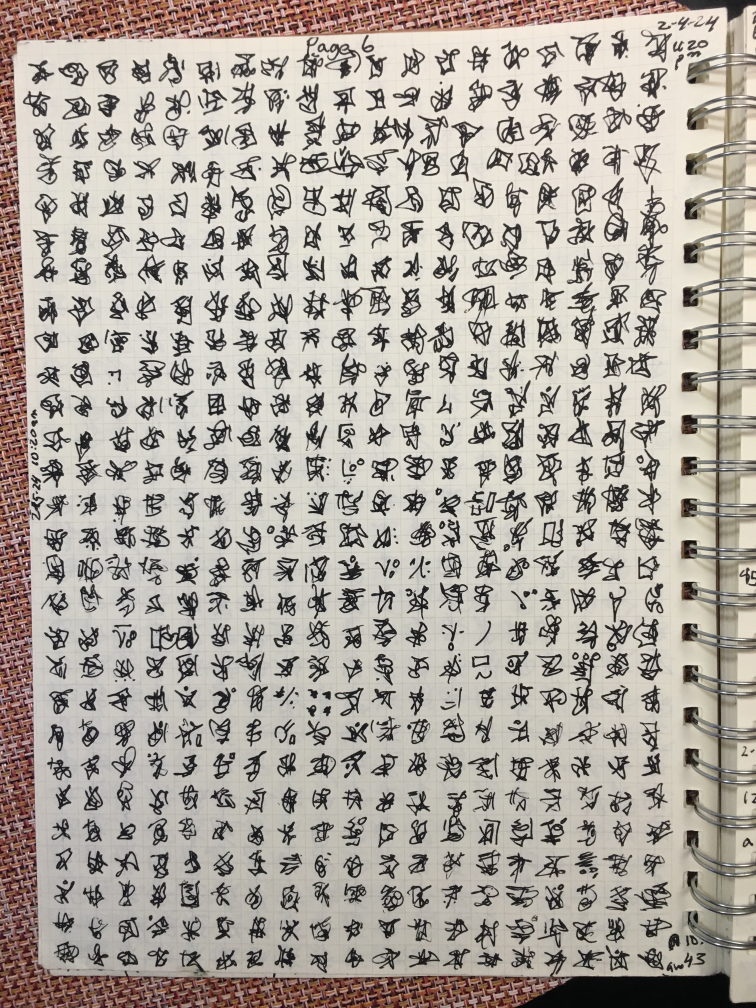
#> input picture IMG_3892.JPG, 3024 x 4032 px (shown at 1/4 size)
$ python scribble_to_video.py IMG_3892.JPG out.avi
#> lines starting #> are read from the running program, lines starting #| are printed output that depends on the picture
#!/usr/bin/env python3
"""
scribble_to_video.py - Convert graph paper scribbles to video frames

This script takes an image of graph paper with scribbles and creates a video
where each scribble becomes a frame in the video. The script automatically
detects the grid lines of the graph paper and uses them to segment the image
into individual scribbles based on grid cell positions.

Author: AI Assistant
"""

import argparse
import os
import sys
import cv2
import numpy as np
from collections import defaultdict


def parse_args():
    """Parse command line arguments."""
    parser = argparse.ArgumentParser(description="Convert graph paper scribbles to video frames.")
    parser.add_argument("input_image", help="Path to the input image file with scribbles on graph paper.")
    parser.add_argument("output_video", help="Path to the output video file.")
    parser.add_argument("--frame-duration", type=float, default=0.5,
                        help="Duration of each frame in seconds. Default: 0.5")
    parser.add_argument("--fps", type=int, default=30,
                        help="Frames per second for the output video. Default: 30")
    parser.add_argument("--min-scribble-size", type=int, default=20,
                        help="Minimum size in pixels to consider as a scribble. Default: 20")
    parser.add_argument("--padding", type=int, default=10,
                        help="Padding around each scribble in pixels. Default: 10")
    parser.add_argument("--output-width", type=int, default=640,
                        help="Width of the output video. Default: 640")
    parser.add_argument("--output-height", type=int, default=480,
                        help="Height of the output video. Default: 480")
    parser.add_argument("--debug", action="store_true",
                        help="Enable debug mode to save intermediate processing images.")

    return parser.parse_args()


def detect_grid(image, debug=False, debug_dir=None):
    """
    Detect grid lines on graph paper.

    Args:
        image: Input image (grayscale)
        debug: Whether to save debug images
        debug_dir: Directory to save debug images

    Returns:
        tuple: (horizontal_lines, vertical_lines) where each is a list of line positions
    """
    # Make a copy for visualization
    vis_image = cv2.cvtColor(image, cv2.COLOR_GRAY2BGR) if debug else None

    # Apply morphological operations to enhance grid lines
    kernel_size = max(1, min(image.shape) // 100)  # Adaptive kernel size based on image dimensions
    kernel = cv2.getStructuringElement(cv2.MORPH_RECT, (kernel_size, kernel_size))

    # Use morphological operations to enhance grid lines
    morph = cv2.morphologyEx(image, cv2.MORPH_CLOSE, kernel)
    morph = cv2.morphologyEx(morph, cv2.MORPH_OPEN, kernel)

    # Edge detection
    edges = cv2.Canny(morph, 50, 150, apertureSize=3)

    if debug:
        cv2.imwrite(os.path.join(debug_dir, "1_edges.png"), edges)

    # Detect lines using HoughLinesP
    lines = cv2.HoughLinesP(edges, 1, np.pi/180, threshold=100, minLineLength=min(image.shape) // 4, maxLineGap=20)

    if lines is None:
        print("No grid lines detected. The image might not contain a clear grid pattern.")
        return [], []

    # Separate horizontal and vertical lines
    horizontal_lines = []
    vertical_lines = []

    for line in lines:
        x1, y1, x2, y2 = line[0]

        # Calculate line angle to determine if it's horizontal or vertical
        angle = np.abs(np.arctan2(y2 - y1, x2 - x1) * 180 / np.pi)

        # Horizontal lines have angles close to 0 or 180
        if angle < 20 or angle > 160:
            horizontal_lines.append((y1 + y2) // 2)  # Use average y-coordinate
            if debug:
                cv2.line(vis_image, (x1, y1), (x2, y2), (0, 255, 0), 1)

        # Vertical lines have angles close to 90
        elif 70 < angle < 110:
            vertical_lines.append((x1 + x2) // 2)  # Use average x-coordinate
            if debug:
                cv2.line(vis_image, (x1, y1), (x2, y2), (0, 0, 255), 1)

    # Sort and remove duplicates
    horizontal_lines = sorted(set(horizontal_lines))
    vertical_lines = sorted(set(vertical_lines))

    # Filter lines that are too close to each other (merge nearby lines)
    horizontal_lines = merge_nearby_lines(horizontal_lines)
    vertical_lines = merge_nearby_lines(vertical_lines)

    if debug:
        cv2.imwrite(os.path.join(debug_dir, "2_detected_lines.png"), vis_image)

    return horizontal_lines, vertical_lines


# [25 lines left out: function merge_nearby_lines, not called in this run]


def identify_grid_cells(image, horizontal_lines, vertical_lines):
    """
    Identify grid cells based on detected horizontal and vertical lines.

    Args:
        image: Input image
        horizontal_lines: List of horizontal line positions
        vertical_lines: List of vertical line positions

    Returns:
        list: List of cell coordinates [(x1, y1, x2, y2), ...]
    """
    cells = []

    # Make sure we have at least two lines in each direction to form cells
    if len(horizontal_lines) < 2 or len(vertical_lines) < 2:
        print("Not enough grid lines detected to form cells.")
        return cells

    # Add image boundaries if missing
    if horizontal_lines[0] > 10:
        horizontal_lines.insert(0, 0)
    if horizontal_lines[-1] < image.shape[0] - 10:
        horizontal_lines.append(image.shape[0])

    if vertical_lines[0] > 10:
        vertical_lines.insert(0, 0)
    if vertical_lines[-1] < image.shape[1] - 10:
        vertical_lines.append(image.shape[1])

    # Create grid cells from the intersections of horizontal and vertical lines
    for i in range(len(vertical_lines) - 1):
        for j in range(len(horizontal_lines) - 1):
            x1 = vertical_lines[i]
            y1 = horizontal_lines[j]
            x2 = vertical_lines[i + 1]
            y2 = horizontal_lines[j + 1]

            # Only consider cells that are reasonably sized
            if (x2 - x1) > 5 and (y2 - y1) > 5:
                cells.append((x1, y1, x2, y2))

    return cells


# [251 lines left out: functions extract_scribbles, merge_adjacent_cells, create_video, not called in this run]


def process_image(input_path, output_path, args):
    """
    Process the input image and create the output video.

    Args:
        input_path: Path to the input image
        output_path: Path to the output video
        args: Command-line arguments

    Returns:
        bool: True if successful, False otherwise
    """
    try:
        # Create debug directory if needed
        debug_dir = None
        if args.debug:
            debug_dir = os.path.splitext(output_path)[0] + "_debug"
            os.makedirs(debug_dir, exist_ok=True)

        # Read the input image
        image = cv2.imread(input_path, cv2.IMREAD_GRAYSCALE)
        if image is None:
            print(f"Error: Could not read input image {input_path}")
            return False

        print(f"Processing image: {input_path} (size: {image.shape[1]}x{image.shape[0]})")

        # Detect grid lines
        horizontal_lines, vertical_lines = detect_grid(image, args.debug, debug_dir)

        if not horizontal_lines or not vertical_lines:
            print("Warning: Grid lines detection failed. The script may not work as expected.")

        # Identify grid cells
        cells = identify_grid_cells(image, horizontal_lines, vertical_lines)

        if not cells:
            print("No grid cells detected. Please check if the image contains visible grid lines.")
            return False

        # Extract scribbles from cells
        scribbles = extract_scribbles(image, cells,
                                     min_scribble_size=args.min_scribble_size,
                                     padding=args.padding,
                                     debug=args.debug,
                                     debug_dir=debug_dir)

        if not scribbles:
            print("No scribbles detected in the image.")
            return False

        print(f"Detected {len(scribbles)} scribbles")

        # Create the output video
        return create_video(scribbles, output_path,
                           args.frame_duration, args.fps,
                           args.output_width, args.output_height)

    except Exception as e:
        print(f"Error processing image: {e}")
        return False


def main():
    """Main function to run the script."""
    try:
        # Parse command-line arguments
        args = parse_args()

        # Check if input file exists
        if not os.path.isfile(args.input_image):
            print(f"Error: Input file {args.input_image} does not exist")
            return 1

        # Check if output directory exists, create if needed
        output_dir = os.path.dirname(args.output_video)
        if output_dir and not os.path.exists(output_dir):
            os.makedirs(output_dir)

        # Process the image and create the video
        success = process_image(args.input_image, args.output_video, args)
#> in process_image, `image = cv2.imread(input_path, cv2.IMREAD_GRAYSCALE)`:
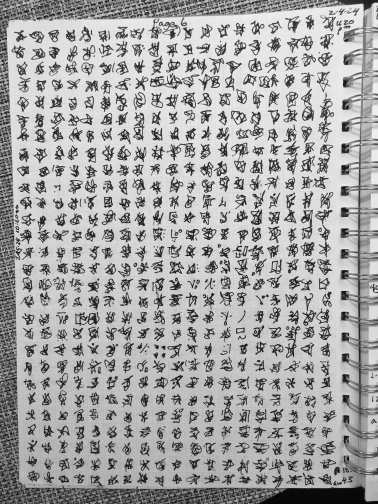
#> image: shape (4032, 3024) (shown at 1/8 size); min 0, max 255, mean 166.5
#| Processing image: IMG_3892.JPG (size: 3024x4032)
#> in detect_grid, `morph = cv2.morphologyEx(image, cv2.MORPH_CLOSE, kernel)`:
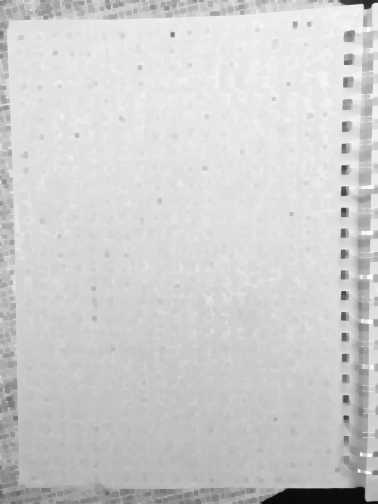
#> morph: shape (4032, 3024) (shown at 1/8 size); min 10, max 255, mean 206.8
#> in detect_grid, `edges = cv2.Canny(morph, 50, 150, apertureSize=3)`:
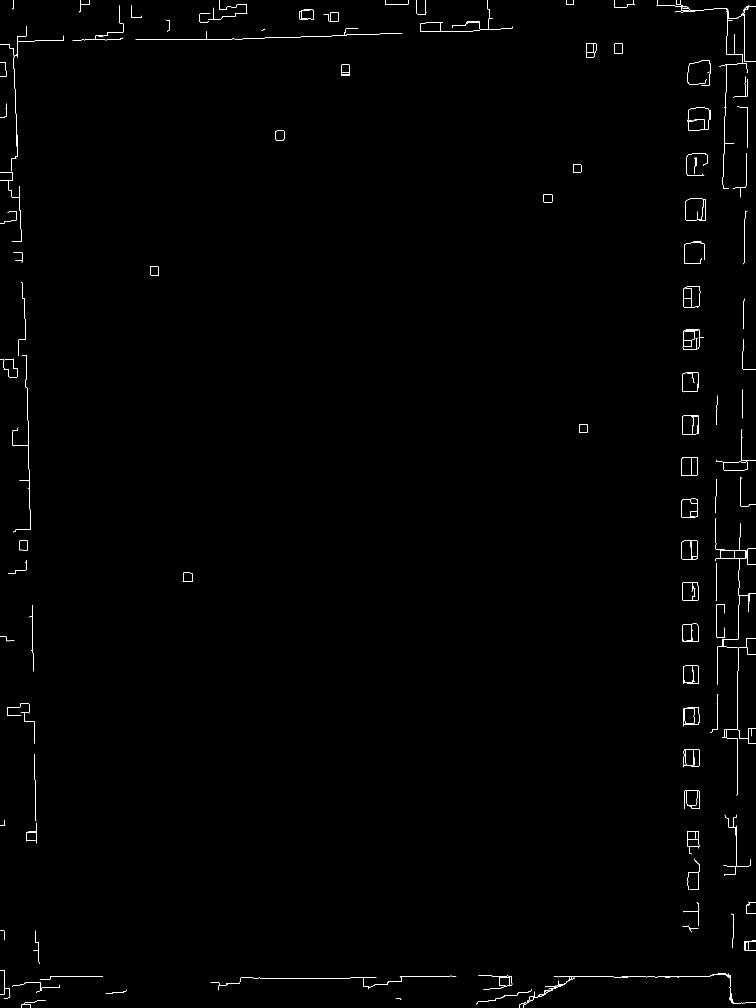
#> edges: shape (4032, 3024) (shown at 1/4 size); 0.27% white in thin lines or dots
#> in detect_grid, `lines = cv2.HoughLinesP(edges, 1, np.pi/180, threshold=100, minLineLen..`: lines = None
#> in process_image, `horizontal_lines, vertical_lines = detect_grid(image, args.debug, debu..`: horizontal_lines = []

        return 0 if success else 1

    except Exception as e:
        print(f"An unexpected error occurred: {e}")
        return 1


if __name__ == "__main__":
#> (the run stopped early here; a loop or call above may not have finished)

$ run again, on IMG_3894.JPG
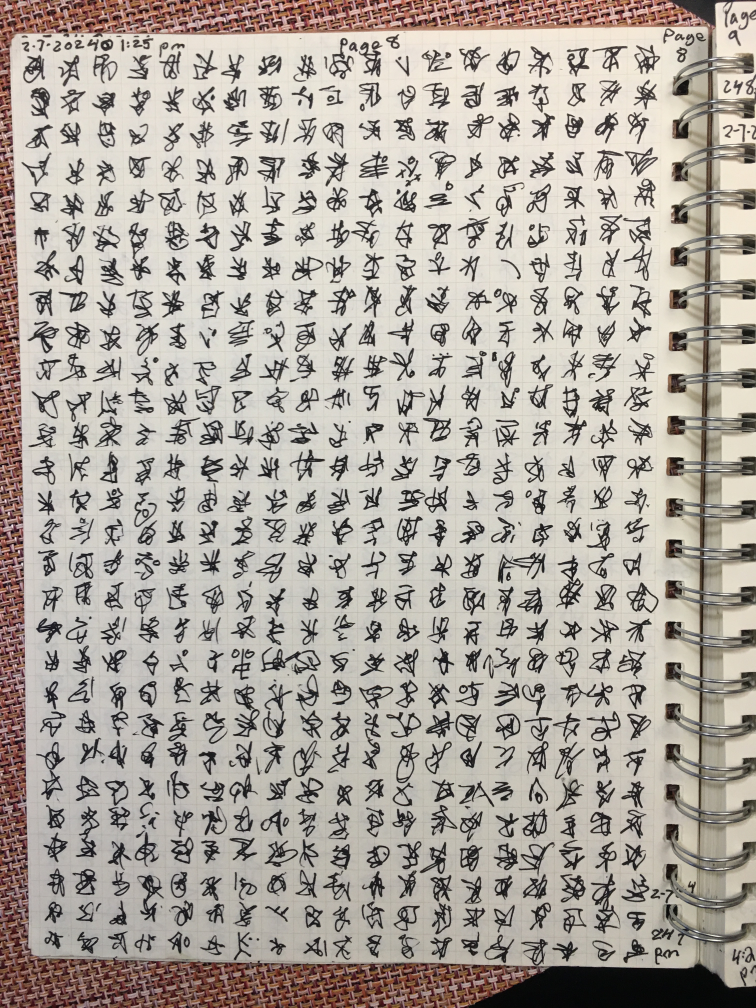
#> input picture IMG_3894.JPG, 3024 x 4032 px (shown at 1/4 size)
#| Processing image: IMG_3894.JPG (size: 3024x4032)
#> in detect_grid, `morph = cv2.morphologyEx(image, cv2.MORPH_CLOSE, kernel)`:
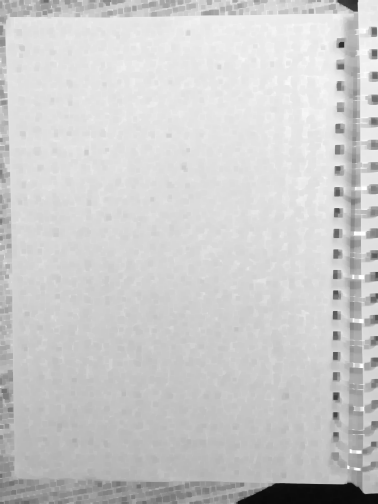
#> morph: shape (4032, 3024) (shown at 1/8 size); min 9, max 255, mean 203.8
#> in detect_grid, `edges = cv2.Canny(morph, 50, 150, apertureSize=3)`:
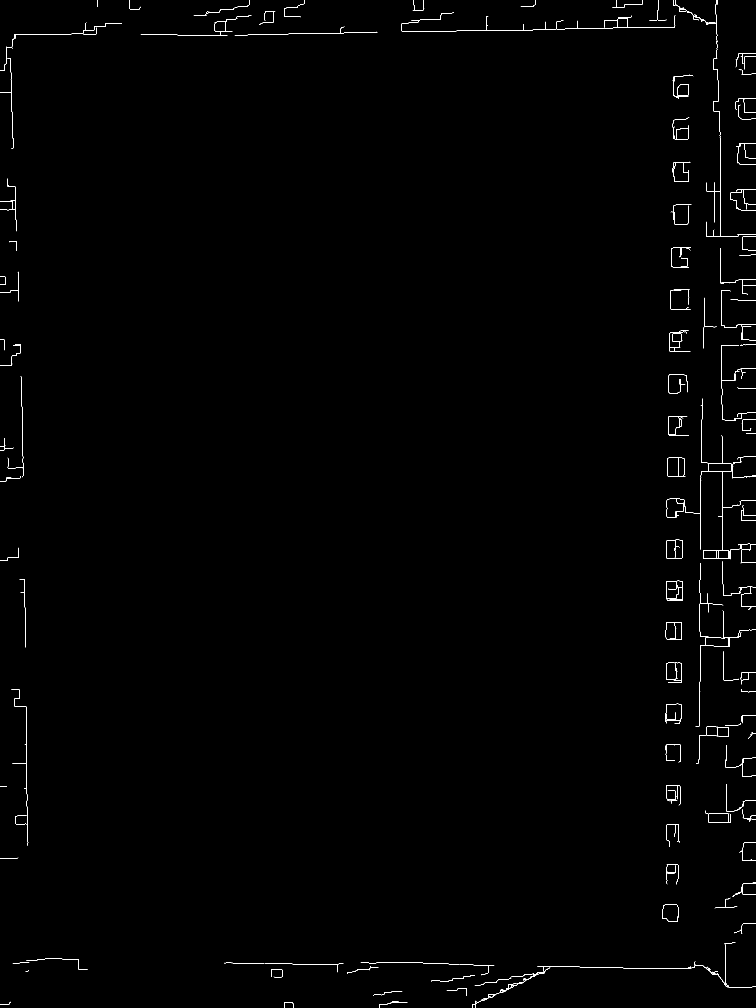
#> edges: shape (4032, 3024) (shown at 1/4 size); 0.3% white in thin lines or dots
#> lines = None
#> horizontal_lines = []

$ run again, on IMG_3895.JPG
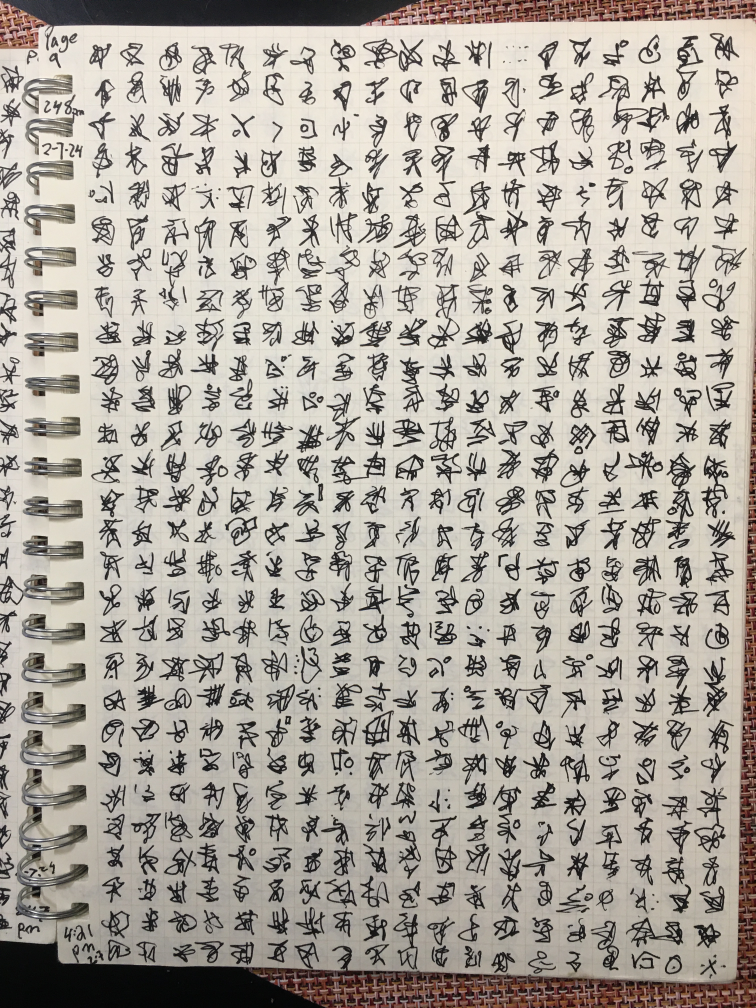
#> input picture IMG_3895.JPG, 3024 x 4032 px (shown at 1/4 size)
#| Processing image: IMG_3895.JPG (size: 3024x4032)
#> in detect_grid, `morph = cv2.morphologyEx(image, cv2.MORPH_CLOSE, kernel)`:
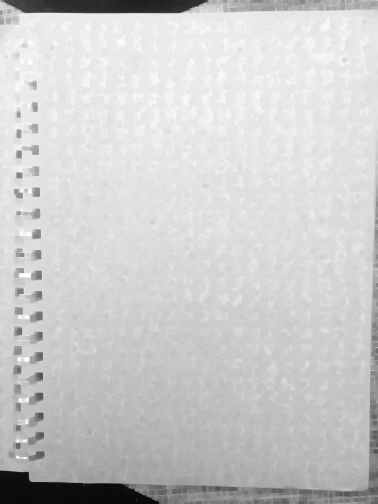
#> morph: shape (4032, 3024) (shown at 1/8 size); min 8, max 255, mean 204
#> in detect_grid, `edges = cv2.Canny(morph, 50, 150, apertureSize=3)`:
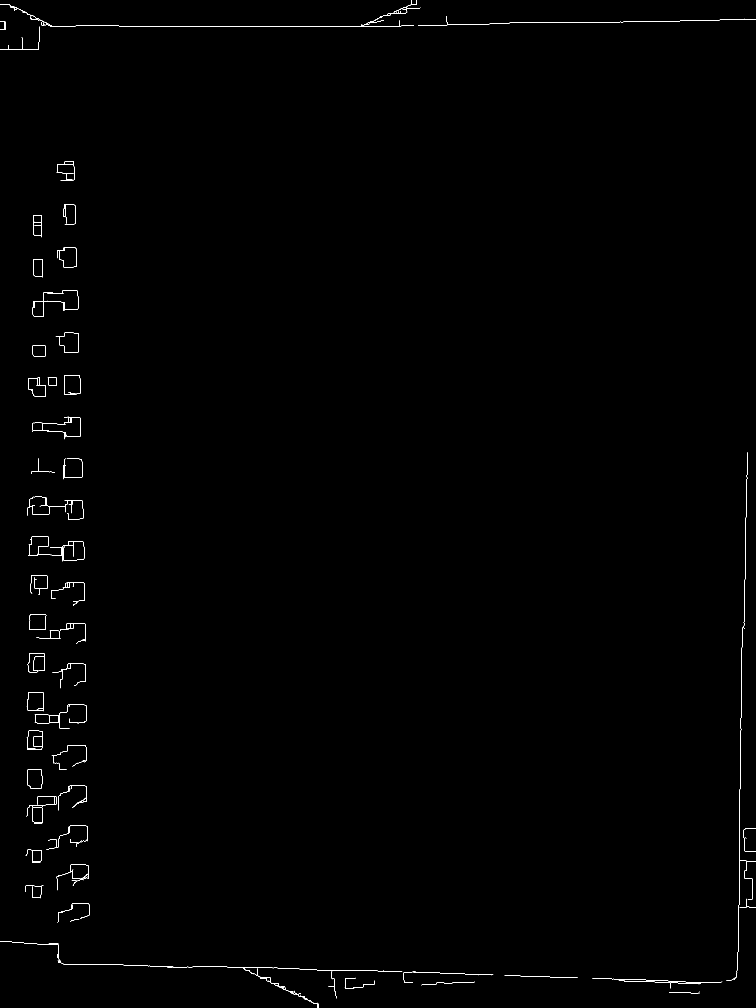
#> edges: shape (4032, 3024) (shown at 1/4 size); 0.21% white in thin lines or dots
#> lines = None
#> horizontal_lines = []
